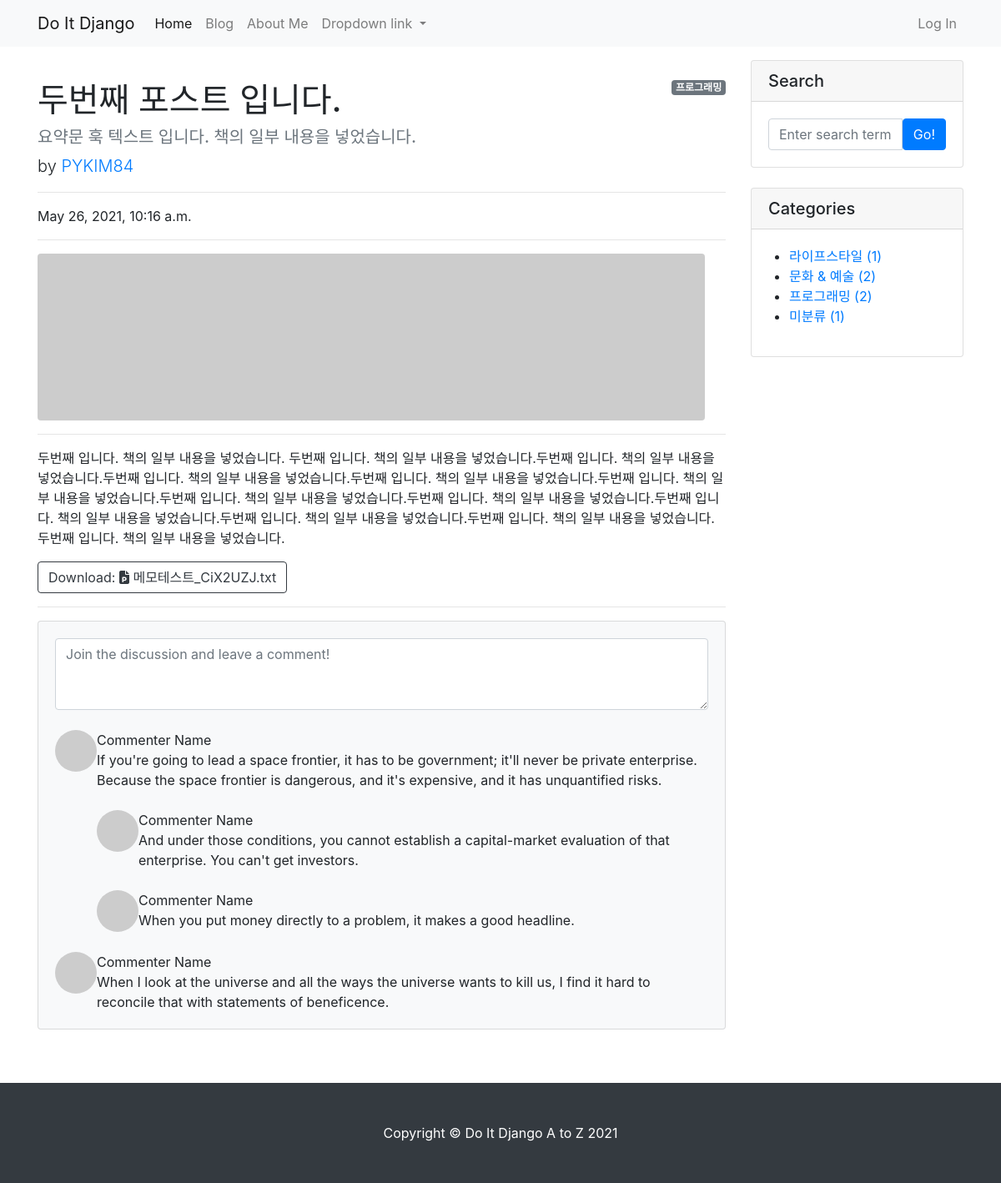
The app's page /blog/2/ with its own data.
### blog/models.py (models this page shows, shortened)
class Post(models.Model):
    title = models.CharField(max_length=30)
    hook_text = models.CharField(max_length=100, blank=True)
    content = models.TextField()
    head_image = models.ImageField(upload_to='blog/images/%Y/%m/%d/', blank=True)
    file_upload = models.FileField(upload_to='blog/files/%Y/%m/%d', blank=True)
    created_at = models.DateTimeField(auto_now_add=True)
    updated_at = models.DateTimeField(auto_now=True)
    author = models.ForeignKey(User, null=True, on_delete=models.SET_NULL)
    category = models.ForeignKey(Category, null=True, blank=True, on_delete=models.SET_NULL)
    tags = models.ManyToManyField(Tag, blank=True)
    def get_file_name(self):
        return os.path.basename(self.file_upload.name)
    def get_file_ext(self):
        return self.get_file_name().split('.')[-1]

class Category(models.Model):
    name = models.CharField(max_length=50, unique=True)
    slug = models.SlugField(max_length=200, unique=True, allow_unicode=True)
    def __str__(self):
        return self.name
    def get_absolute_url(self):
        return f'/blog/category/{self.slug}/'
    class Meta:
        verbose_name_plural = 'Categories'

### blog/views.py (the view)
# urls.py: path('/<int:pk>/', views.PostDetail.as_view()),
class PostDetail(DetailView):
    model = Post
    def get_context_data(self, **kwargs):
        context = super(PostDetail, self).get_context_data()
        context['categories'] = Category.objects.all()
        context['no_category_post_count'] = Post.objects.filter(category=None).count()
        return context

### blog/templates/blog/post_detail.html (shortened to what this page needs)
{% extends 'blog/base.html' %}
{% block main_area %}
    <div id="post-area">
        {% if post.category %}
            <span class="badge badge-secondary float-right">{{ post.category }}</span>
        {% else %}
            <span class="badge badge-secondary float-right">미분류</span>
        {% endif %}
        <h1 class="mt-4">{{ post.title }}</h1>
        <h5 class="text-muted">{{ post.hook_text }}</h5>
        <p class="lead">
            by
            <a href="#">{{ post.author | upper }}</a>
        </p>
        <hr>
        <p>{{ post.created_at }}</p>
        <hr>
        {% if post.head_image %}
        <img class="img-fluid rounded" src="{{ post.head_image.url }}" alt="{{ post.title }} head_image" />
        {% else %}
            <img class="img-fluid rounded" src="https://picsum.photos/seed/{{ post.id }}/800/200" alt="random_image">
        {% endif %}
        <hr>
        <p>{{ post.content }}</p>
        {% if post.file_upload %}
            <a class="btn btn-outline-dark" href="{{ post.file_upload.url }}" role="button" download>Download:
                {% if post.get_file_ext == 'csv' %}
                    <i class="fas fa-file-csv"></i>
                {% elif post.get_file_ext == 'xlsx' or post.get_file_ext == 'xls' %}
                    <i class="fas fa-file-excel"></i>
                {% elif post.get_file_ext == 'docx' or post.get_file_ext == 'doc' %}
                    <i class="fas fa-file-word"></i>
                {% else %}
                    <i class="fas fa-file-powerpoint"></i>
                {% endif %}
                {{ post.get_file_name }}
            </a>
        {% endif %}
        <hr>
    </div>
    <div id="comment-area">
        <section class="mb-5">
            <div class="card bg-light">
                <div class="card-body">
                    <form class="mb-4"><textarea class="form-control" rows="3" placeholder="Join the discussion and leave a comment!"></textarea></form>
                    <div class="d-flex mb-4">
                        <div class="flex-shrink-0"><img class="rounded-circle" src="https://dummyimage.com/50x50/ced4da/6c757d.jpg" alt="..." /></div>
                        <div class="ms-3">
                            <div class="fw-bold">Commenter Name</div>
                            If you're going to lead a space frontier, it has to be government; it'll never be private enterprise. Because the space frontier is dangerous, and it's expensive, and it has unquantified risks.
                            <div class="d-flex mt-4">
                                <div class="flex-shrink-0"><img class="rounded-circle" src="https://dummyimage.com/50x50/ced4da/6c757d.jpg" alt="..." /></div>
                                <div class="ms-3">
                                    <div class="fw-bold">Commenter Name</div>
                                    And under those conditions, you cannot establish a capital-market evaluation of that enterprise. You can't get investors.
                                </div>
                            </div>
                            <div class="d-flex mt-4">
                                <div class="flex-shrink-0"><img class="rounded-circle" src="https://dummyimage.com/50x50/ced4da/6c757d.jpg" alt="..." /></div>
                                <div class="ms-3">
                                    <div class="fw-bold">Commenter Name</div>
                                    When you put money directly to a problem, it makes a good headline.
                                </div>
                            </div>
                        </div>
                    </div>
                    <div class="d-flex">
                        <div class="flex-shrink-0"><img class="rounded-circle" src="https://dummyimage.com/50x50/ced4da/6c757d.jpg" alt="..." /></div>
                        <div class="ms-3">
                            <div class="fw-bold">Commenter Name</div>
                            When I look at the universe and all the ways the universe wants to kill us, I find it hard to reconcile that with statements of beneficence.
                        </div>
                    </div>
                </div>
            </div>
        </section>
    </div>
{% endblock %}

### blog/templates/blog/base.html (shortened to what this page needs)
<!DOCTYPE html>
{% load static %}
<html lang="en">
<head>
    <link href="{% static 'blog/bootstrap/bootstrap.min.css' %}" rel="stylesheet" media="screen">
</head>
<body>
    {% include 'blog/navbar.html' %}
    <div class="container my-3">
        <div class="row">
            <div class="col-md-8 col-lg-9" id="main-area">
                {% block main_area %}
                {% endblock %}
            </div>
            <div class="col-md-4 col-lg-3">
                <div class="card mb-4">
                    <h5 class="card-header">Search</h5>
                    <div class="card-body">
                        <div class="input-group">
                            <input class="form-control" type="text" placeholder="Enter search term..." aria-label="Enter search term..." aria-describedby="button-search">
                            <button class="btn btn-primary" id="button-search" type="button">Go!</button>
                        </div>
                    </div>
                </div>
                <div class="card mb-4" id="categories-card">
                    <h5 class="card-header">Categories</h5>
                    <div class="card-body">
                        <div class="row">
                            <ul>
                                {% for category in categories %}
                                <li>
                                    <a href="{{ category.get_absolute_url }}">{{ category }} ({{ category.post_set.count }})</a>
                                </li>
                                {% endfor %}
                                <li>
                                    <a href="/blog/category/no_category/">미분류 ({{ no_category_post_count }})</a>
                                </li>
                            </ul>
                        </div>
                    </div>
                </div>
            </div>
        </div>
    </div>
{% include 'blog/footer.html' %}
</body>
</html>

### records on screen
Post: category "프로그래밍", title "두번째 포스트 입니다.", hook_text "요약문 훅 텍스트 입니다. 책의 일부 내용을 넣었습니다.", author "PYKIM84", created_at "May 26, 2021, 10:16 a.m.", content "두번째 입니다. 책의 일부 내용을 넣었습니다. 두번째 입니다. 책의 일부 내용을 넣었습니다.두번째 입니다. 책의 일부 내용을 넣었습니다.두번째 입니다. 책의 일부 내용을 넣었습니다.두번째 입니다. 책의 일부 내용을 넣었습니다.두번째 입니다. 책의 일부 내용을 넣었습니다.두번째 입니다. 책의 일부 내용을 넣었습니다.두번째 입니다. 책의 일부 내용을 넣었습니다.두번째 입니다. 책의 일부 내용을 넣었습니다.두번째 입니다. 책의 일부 내용을 넣었습니다.두번째 입니다. 책의 일부 내용을 넣었습니다.두번째 입니다. 책의 일부 내용을 넣었습니다.", get_file_name "메모테스트_CiX2UZJ.txt"
Category: name "라이프스타일", post_set.count "1"
Category: name "문화 & 예술", post_set.count "2"
Category: name "프로그래밍", post_set.count "2"

### other values on screen
{{ no_category_post_count }} "1"
